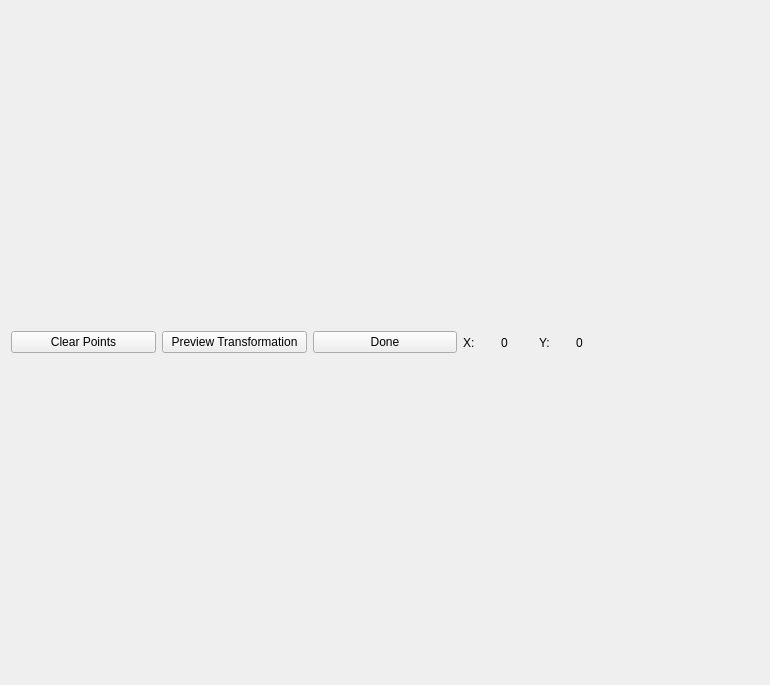
<?xml version="1.0" encoding="UTF-8"?>
<ui version="4.0">
 <class>ZoneSelectorClass</class>
 <widget class="QWidget" name="ZoneSelectorClass">
  <property name="geometry">
   <rect>
    <x>0</x>
    <y>0</y>
    <width>770</width>
    <height>685</height>
   </rect>
  </property>
  <property name="windowTitle">
   <string>ZoneSelector</string>
  </property>
  <layout class="QVBoxLayout" name="verticalLayout">
   <item>
    <layout class="QHBoxLayout" name="horizontalLayout">
     <property name="sizeConstraint">
      <enum>QLayout::SetNoConstraint</enum>
     </property>
     <item>
      <widget class="QPushButton" name="clear_button">
       <property name="text">
        <string>Clear Points</string>
       </property>
      </widget>
     </item>
     <item>
      <widget class="QPushButton" name="preview_button">
       <property name="text">
        <string>Preview Transformation</string>
       </property>
      </widget>
     </item>
     <item>
      <widget class="QPushButton" name="done_button">
       <property name="text">
        <string>Done</string>
       </property>
      </widget>
     </item>
     <item>
      <layout class="QHBoxLayout" name="horizontalLayout_2">
       <property name="sizeConstraint">
        <enum>QLayout::SetMinimumSize</enum>
       </property>
       <item>
        <widget class="QLabel" name="label_3">
         <property name="sizePolicy">
          <sizepolicy hsizetype="Minimum" vsizetype="Minimum">
           <horstretch>0</horstretch>
           <verstretch>0</verstretch>
          </sizepolicy>
         </property>
         <property name="text">
          <string>X:</string>
         </property>
        </widget>
       </item>
       <item>
        <widget class="QLabel" name="x_label">
         <property name="sizePolicy">
          <sizepolicy hsizetype="Preferred" vsizetype="Minimum">
           <horstretch>0</horstretch>
           <verstretch>0</verstretch>
          </sizepolicy>
         </property>
         <property name="text">
          <string>0</string>
         </property>
        </widget>
       </item>
       <item>
        <widget class="QLabel" name="label_2">
         <property name="sizePolicy">
          <sizepolicy hsizetype="Preferred" vsizetype="Minimum">
           <horstretch>0</horstretch>
           <verstretch>0</verstretch>
          </sizepolicy>
         </property>
         <property name="text">
          <string>Y:</string>
         </property>
        </widget>
       </item>
       <item>
        <widget class="QLabel" name="y_label">
         <property name="sizePolicy">
          <sizepolicy hsizetype="Preferred" vsizetype="Minimum">
           <horstretch>0</horstretch>
           <verstretch>0</verstretch>
          </sizepolicy>
         </property>
         <property name="text">
          <string>0</string>
         </property>
        </widget>
       </item>
      </layout>
     </item>
     <item>
      <widget class="QLabel" name="zoom_label">
       <property name="text">
        <string/>
       </property>
      </widget>
     </item>
    </layout>
   </item>
  </layout>
 </widget>
 <layoutdefault spacing="6" margin="11"/>
 <resources/>
 <connections/>
</ui>
